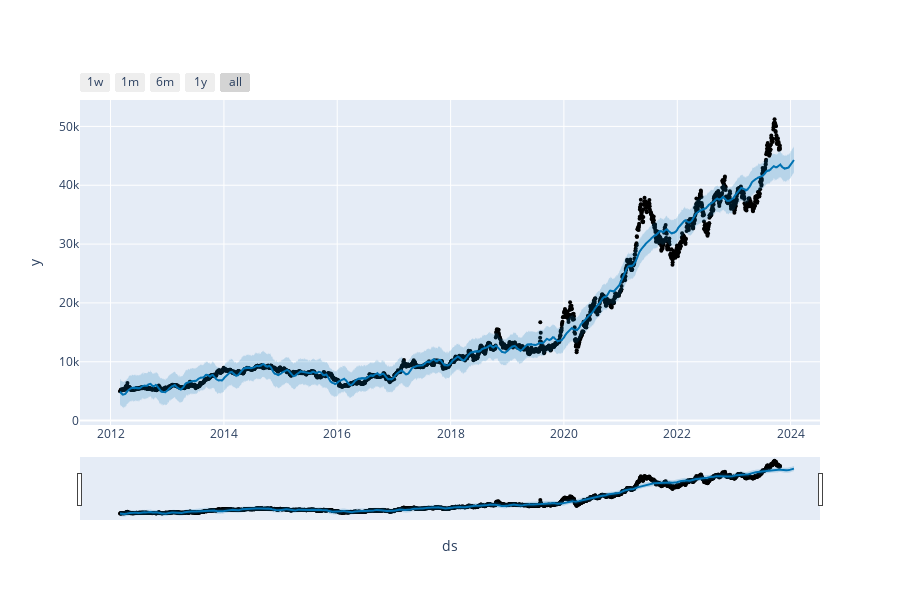

The code cell stored with this chart in its notebook:
### Code cell
dataset = pd.read_csv('db/acoes1.csv')
data_kepp = pd.DataFrame()

pesos = [ 0       , 0.14606081, 0.07066455, 0.        , 0.        ,
        0.        , 0.        , 0.        , 0.        , 0.19750672,
        0.        , 0.16134091, 0.07168594, 0.        , 0.        ,
        0.        , 0.        , 0.23545873, 0.        , 0.11728234,
        0.        , 0.        ]

dinheiro = 5000
data_kepp["Date"] = dataset["Date"] 
data_kepp["BOVA11.SA"] = dataset["BOVA11.SA"]


dataset.drop("Date", inplace= True, axis= 1)
dataset.drop("BOVA11.SA", inplace= True, axis= 1)

for i in dataset.columns:
            dataset[i] = (dataset[i] / dataset[i][0])

for i, acao in enumerate(dataset.columns):
            dataset[acao] = dataset[acao] * pesos[i] * dinheiro

dataset['soma carteira'] = dataset[1:].sum(axis = 1)

dataset["Date"] = data_kepp["Date"]
dataset["BOVA11.SA"] = data_kepp["BOVA11.SA"]

dataset = dataset[['Date', 'soma carteira']].rename(columns = {'Date': 'ds', 'soma carteira': 'y'})
modelo = Prophet()
modelo.fit(dataset)
futuro = modelo.make_future_dataframe(periods=90)
previsoes = modelo.predict(futuro)
plot_plotly(modelo, previsoes)

### Figure 1 — Plotly figure (JSON) as saved in the notebook; plotly's stock layout.template omitted (floating-point values rounded to 4 significant figures; data arrays with more than 128 entries replaced by an {"elided": "..."} marker saying what was removed)
{"data": [{"marker": {"color": "black", "size": 4}, "mode": "markers", "name": "Actual", "type": "scatter", "x": {"elided": "2894 str values"}, "y": {"elided": "2894 float values"}}, {"hoverinfo": "skip", "line": {"width": 0}, "mode": "lines", "type": "scatter", "x": {"elided": "2984 str values"}, "y": {"elided": "2984 float values"}}, {"fill": "tonexty", "fillcolor": "rgba(0, 114, 178, 0.2)", "line": {"color": "#0072B2", "width": 2}, "mode": "lines", "name": "Predicted", "type": "scatter", "x": {"elided": "2984 str values"}, "y": {"elided": "2984 float values"}}, {"fill": "tonexty", "fillcolor": "rgba(0, 114, 178, 0.2)", "hoverinfo": "skip", "line": {"width": 0}, "mode": "lines", "type": "scatter", "x": {"elided": "2984 str values"}, "y": {"elided": "2984 float values"}}], "layout": {"height": 600, "showlegend": false, "width": 900, "xaxis": {"rangeselector": {"buttons": [{"count": 7, "label": "1w", "step": "day", "stepmode": "backward"}, {"count": 1, "label": "1m", "step": "month", "stepmode": "backward"}, {"count": 6, "label": "6m", "step": "month", "stepmode": "backward"}, {"count": 1, "label": "1y", "step": "year", "stepmode": "backward"}, {"step": "all"}]}, "rangeslider": {"visible": true}, "title": {"text": "ds"}, "type": "date"}, "yaxis": {"title": {"text": "y"}}}}
